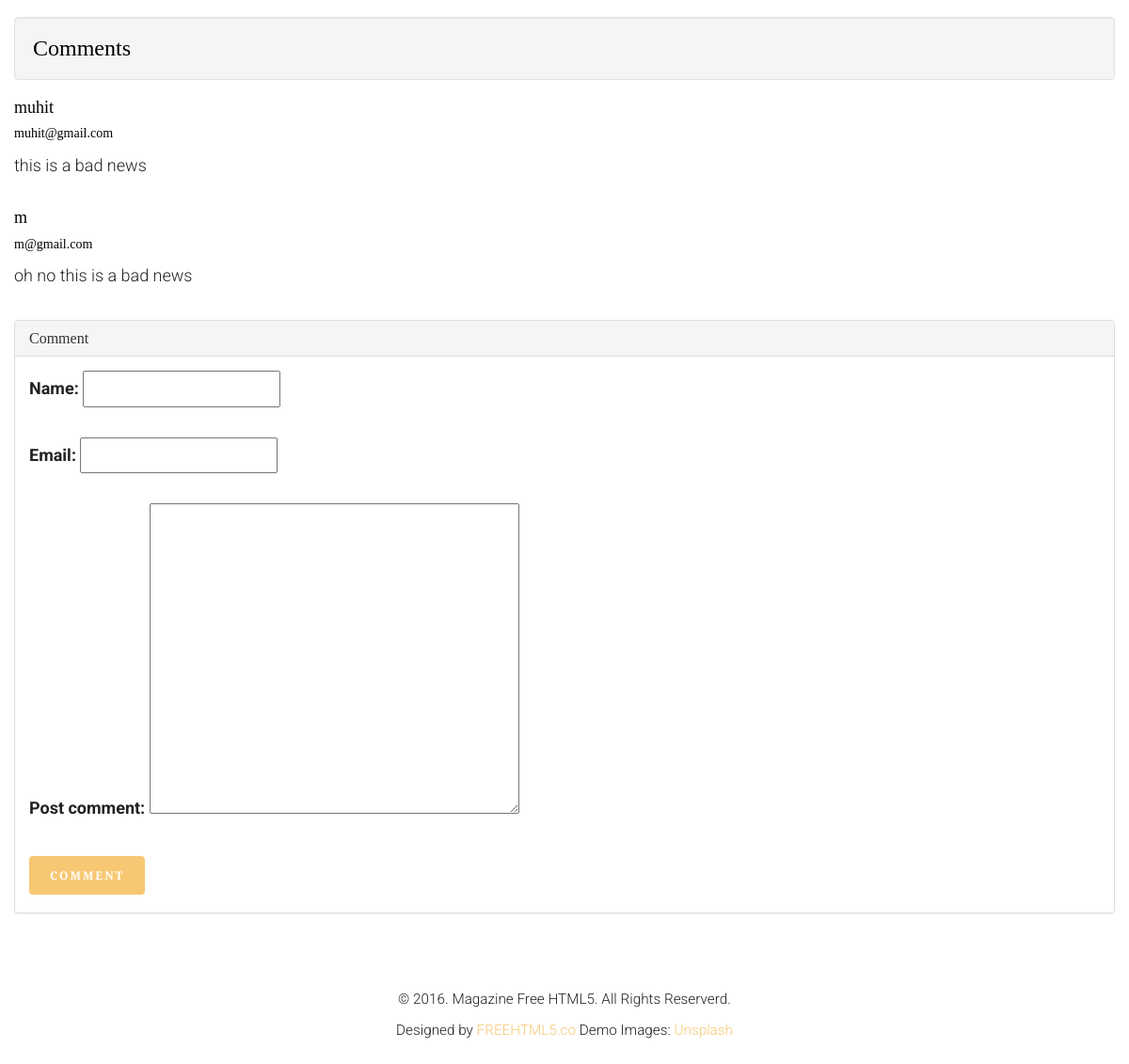
The app's page /article/3 (lower part), older data.
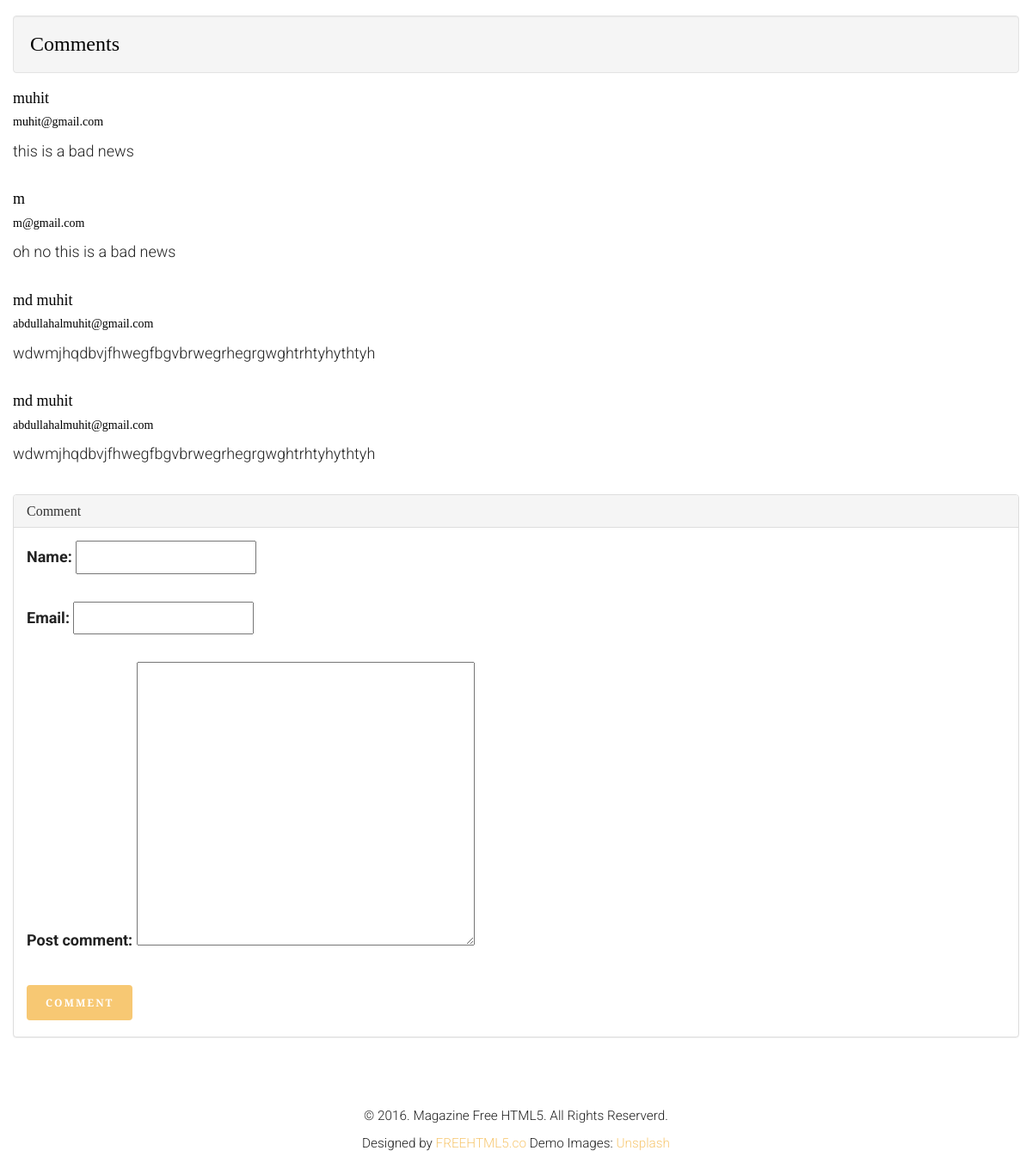
The same page, newer data.
### blogapp/models.py (models this page shows, shortened)
class comment(models.Model):
    post=models.ForeignKey(article, on_delete=models.CASCADE)
    name=models.CharField(max_length=100)
    email=models.EmailField(max_length=100)
    post_comment=models.TextField()

### blogapp/views.py (the view)
# urls.py: path('article/<int:id>', views.getsingle, name="single_post"),
def getsingle(request, id):
    first= article.objects.first()
    last= article.objects.last()
    getcomment=comment.objects.filter(post=id)
    post= get_object_or_404(article, pk=id)
    related= article.objects.filter(category=post.category).exclude(id=id)[:4]
    form=commentform(request.POST or None)
    if form.is_valid():
        instance=form.save(commit= False)
        instance.post=post
        instance.save()
    context={
        "post":post,
        "first":first,
        "last":last,
        "related": related,
        "form": form,
        "comment": getcomment
    }
    return render(request, "single.html", context)

### blogapp/forms.py
class commentform(forms.ModelForm):
    class Meta:
        model = comment
        fields = [
            'name',
            'email',
            'post_comment'
        ]

### templates/single.html (shortened to what this page needs)
{% extends 'base.html' %}
{% block content %}
	<div class="container-fluid">
				 <h3 class="well">Comments</h3>
				 <div class="single_post_comment">
					 {% for comment in comment %}
					 <div class="single_comment">
						 <h4>{{ comment.name }}</h4>
						 <h5>{{ comment.email }}</h5>
						 <p>{{ comment.post_comment }}</p>
					 </div>
					 {% empty %}
					 <h3>Sorry no comment found</h3>
					 {% endfor %}
				 </div>
				 <div class="panel panel-default">
					  <div class="panel-heading">
						<h3 class="panel-title">Comment</h3>
					  </div>
					  <div class="panel-body">
						<form action="" method="POST" >
							{{form.as_p}}
							<button class=" btn btn-primary ">Comment</button>
						</form>
					  </div>
					</div>
	</div>
	{% endblock %}

### templates/base.html (shortened to what this page needs)
<!DOCTYPE html>
 <html class="no-js">
	<head>
{% load staticfiles %}
	<link rel="stylesheet" href="{% static 'css/animate.css' %}">
	<link rel="stylesheet" href="{% static 'css/icomoon.css' %}">
	<link rel="stylesheet" href=" {% static 'css/bootstrap.css' %}">
	<link rel="stylesheet" href="{% static  'css/style.css' %}">
	</head>
	<body>
    <div class="container-fluid">
		<div class="row fh5co-post-entry">
          {% block content %}
            {% endblock %}
        </div>
    </div>
    <footer id="fh5co-footer">
		<p><small>&copy; 2016. Magazine Free HTML5. All Rights Reserverd. <br> Designed by <a href="http://freehtml5.co" target="_blank">FREEHTML5.co</a>  Demo Images: <a href="http://unsplash.com/" target="_blank">Unsplash</a></small></p>
	</footer>
	</body>
</html>

### blogapp/static/css/style.css (style rules this page uses)
html { background: #fff; }
body { font-family: "Roboto", arial, sans-serif; font-size: 18px; font-weight: 300; line-height: 1.8; color: #222; background: #fff; }
a { color: #f7c873; -webkit-transition: 0.5s; -o-transition: 0.5s; transition: 0.5s; }
h1, h2, h3, h4, h5, h6 { font-family: "Playfair Display", times, serif; color: #000; }
p { margin-bottom: 30px; }
.btn { margin-right: 4px; margin-bottom: 4px; font-family: "Playfair Display", times, serif; font-size: 12px; letter-spacing: 2px; text-transform: uppercase; font-weight: 700; -webkit-border-radius: 4px; -moz-border-radius: 4px; -ms-border-radius: 4px; border-radius: 4px; -webkit-transition: 0.5s; -o-transition: 0.5s; transition: 0.5s; }
.btn-primary { background: #f7c873; color: #fff; border: 2px solid #f7c873; }
#fh5co-footer { padding: 3em 0; text-align: center; }

Row changes from the older to the newer data that the page shows:
added comment: name "md muhit", email "abdullahalmuhit@gmail.com", post_comment "wdwmjhqdbvjfhwegfbgvbrwegrhegrgwghtrhtyhythtyh"
added comment: name "md muhit", email "abdullahalmuhit@gmail.com", post_comment "wdwmjhqdbvjfhwegfbgvbrwegrhegrgwghtrhtyhythtyh"
